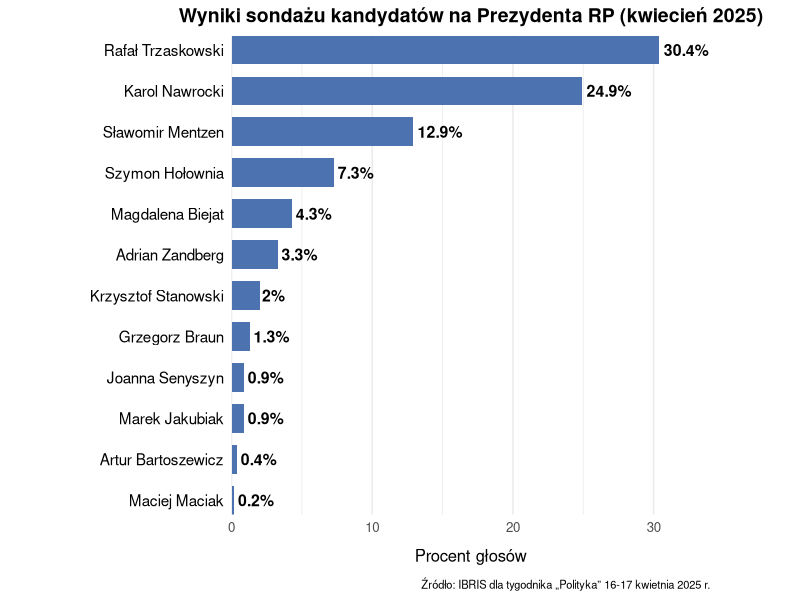

Generate this figure with R:
library(dplyr)
library(ggplot2)
# Poprawiona wizualizacja wyników sondażu prezydenckiego 2025

# Problem 1 
#Brak etykiet z imionami i nazwiskami – widzimy tylko portrety, co utrudnia identyfikację.
# Szczegolnie gdy bedziemy chcieli uwzglednic wszystkich kandydatów
# Wtedy najslabsze ogniwa tego prezydenckiego wyscigu bedą wrecz nie do rozpoznania
#zachowując proporcje słupków


# Problem 2 
#Brak skali i wartości liczbowych – nie wiemy dokładnie, 
#ile procent zebrał każdy z kandydatów.
#Możemy ustalić tylko kto jest na ktorym miejscu
#ale zeby dostrzec róznice w punktach procentowych jest bardzo ciezkie
#wielkosci portretow slabo obrazuja tą róznice




#https://wszystkoconajwazniejsze.pl/pepites/najnowsze-sondaze-wyborcze-prezydenckie-wybory-2025/
# Po kolejnosci kandytatow mozna sie domyslec ze dane sa z:
#IBRIS dla tygodnika „Polityka”
#16-17 kwietnia 2025 r. 
# Wiec z nich bedziemy korzystać

df <- data.frame(
  kandydat = c("Rafał Trzaskowski", "Karol Nawrocki", "Sławomir Mentzen", 
               "Szymon Hołownia", "Magdalena Biejat", "Adrian Zandberg", 
               "Krzysztof Stanowski", "Grzegorz Braun", "Marek Jakubiak", 
               "Joanna Senyszyn", "Artur Bartoszewicz", "Maciej Maciak"),
  procent   = c(30.4, 24.9, 12.9, 7.3, 4.3, 3.3, 2.0, 1.3, 0.9, 0.9, 0.4, 0.2)
)

df <- data.frame(
  kandydat = c("Rafał Trzaskowski", "Karol Nawrocki", "Sławomir Mentzen", 
               "Szymon Hołownia", "Magdalena Biejat", "Adrian Zandberg", 
               "Krzysztof Stanowski", "Grzegorz Braun", "Marek Jakubiak", 
               "Joanna Senyszyn", "Artur Bartoszewicz", "Maciej Maciak"),
  procent   = c(30.4, 24.9, 12.9, 7.3, 4.3, 3.3, 2.0, 1.3, 0.9, 0.9, 0.4, 0.2)
) %>%
  arrange(procent) %>%
  mutate(kandydat = factor(kandydat, levels = kandydat))

y_max <- ceiling(max(df$procent) * 1.1)


ggplot(df, aes(x = kandydat, y = procent)) +
  geom_col(fill = "#4C72B0", width = 0.7) +  # łagodny niebieski
  geom_text(aes(label = paste0(procent, "%")),
            hjust = -0.1, size = 4, fontface = 'bold') +
  scale_x_discrete(expand = c(0, 0)) +
  scale_y_continuous(expand = c(0, 0.02), limits = c(0, y_max)) +
  coord_flip() +
  labs(
    title = "Wyniki sondażu kandydatów na Prezydenta RP (kwiecień 2025)",
    x = "Kandydat", y = "Procent głosów",
    caption = "Źródło: IBRIS dla tygodnika „Polityka” 16-17 kwietnia 2025 r."
  ) +
  theme_minimal(base_size = 12) +
  theme(
    aspect.ratio       = 1,
    plot.title       = element_text(face = "bold", size = 14, hjust = 0.5),
    plot.subtitle    = element_text(size = 10, hjust = 0.5, margin = margin(b = 10)),
    plot.caption     = element_text(size = 8, hjust = 1, margin = margin(t = 10)),
    axis.text.y      = element_text(size = 11, color = "black"),
    axis.title.y     = element_blank(),
    axis.title.x     = element_text(margin = margin(t = 10)),
    panel.grid.major.y = element_blank()
  )


#Czytelność: imiona i nazwiska wyświetlone bezpośrednio mozemy poznać kazdego kandytata bez pominiecia ostatnich.
#Precyzja:  liczby procentowe doklejone do słupków, czytelnikowi na dokladna analize
#Estetyka: Wykres jest prosty ale czytelny, bez zbednych dodatków
# Uwazam ze pod tymi 3 wzgledami moj wykres jest lepszy
